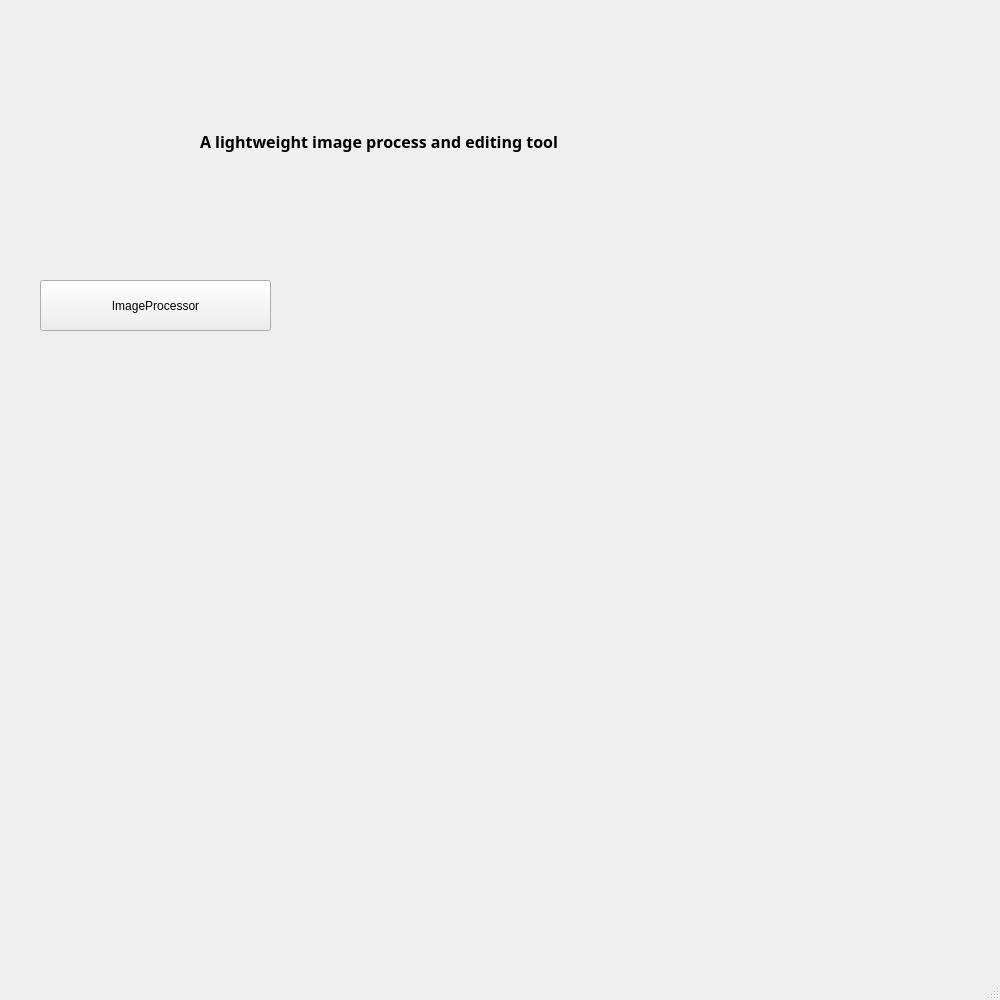
<?xml version="1.0" encoding="UTF-8"?>
<ui version="4.0">
 <class>MainWindow</class>
 <widget class="QMainWindow" name="MainWindow">
  <property name="geometry">
   <rect>
    <x>0</x>
    <y>0</y>
    <width>1000</width>
    <height>1000</height>
   </rect>
  </property>
  <property name="windowTitle">
   <string>MainWindow</string>
  </property>
  <widget class="QWidget" name="centralwidget">
   <widget class="QPushButton" name="ImageProcessorButton">
    <property name="geometry">
     <rect>
      <x>40</x>
      <y>280</y>
      <width>231</width>
      <height>51</height>
     </rect>
    </property>
    <property name="text">
     <string>ImageProcessor</string>
    </property>
   </widget>
   <widget class="QLabel" name="label">
    <property name="geometry">
     <rect>
      <x>200</x>
      <y>100</y>
      <width>600</width>
      <height>100</height>
     </rect>
    </property>
    <property name="font">
     <font>
      <family>Agency FB</family>
      <pointsize>26</pointsize>
      <weight>75</weight>
      <bold>true</bold>
     </font>
    </property>
    <property name="text">
     <string>&lt;html&gt;&lt;head/&gt;&lt;body&gt;&lt;p&gt;&lt;span style=&quot; font-size:18pt; vertical-align:super;&quot;&gt;A lightweight image process and editing tool&lt;/span&gt;&lt;/p&gt;&lt;/body&gt;&lt;/html&gt;</string>
    </property>
   </widget>
  </widget>
  <widget class="QMenuBar" name="menubar">
   <property name="geometry">
    <rect>
     <x>0</x>
     <y>0</y>
     <width>1000</width>
     <height>21</height>
    </rect>
   </property>
  </widget>
  <widget class="QStatusBar" name="statusbar"/>
 </widget>
 <resources/>
 <connections/>
</ui>
